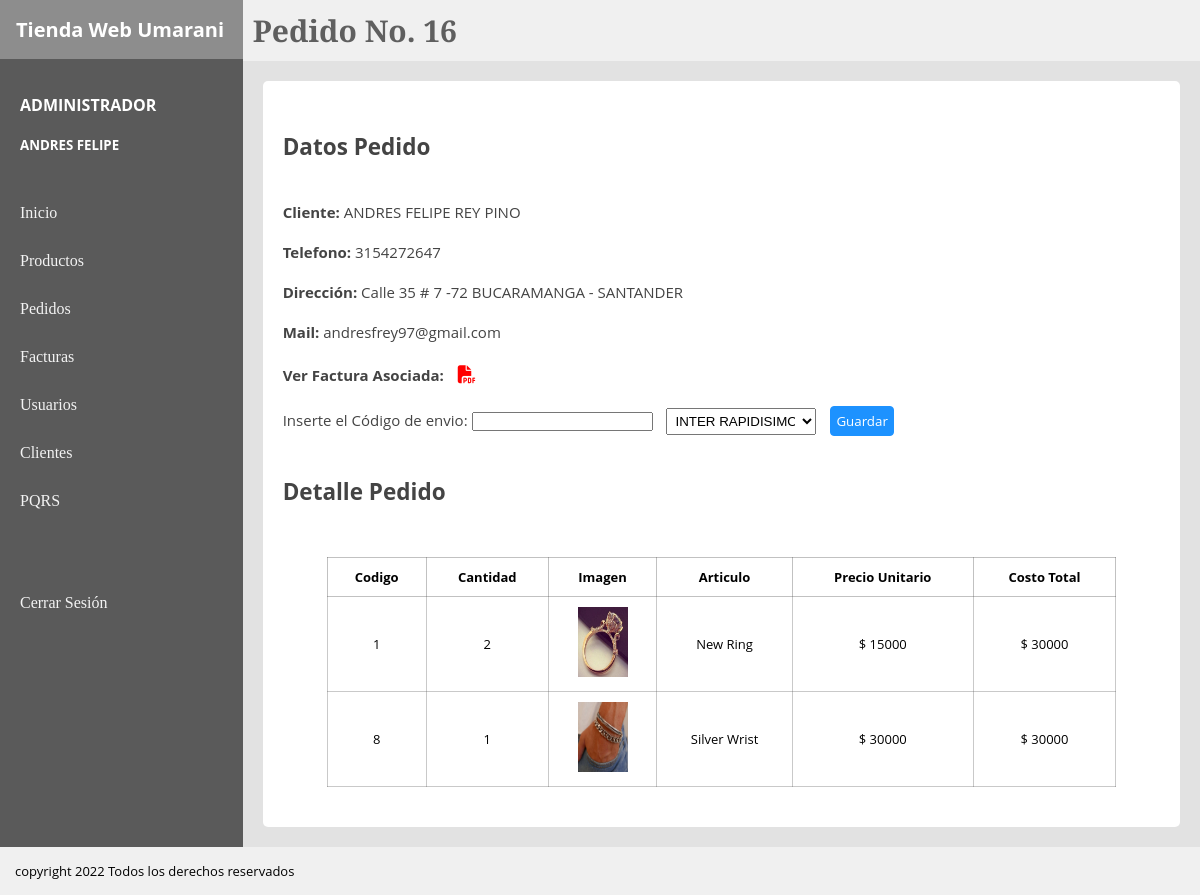
Page /Controller/mostrarDetallePedido.php?ped=16 (signed in) on the committed database.
### tables this page shows
CREATE TABLE `factura` (
  `facturaId` int(11) NOT NULL AUTO_INCREMENT,
  `facturaFecha` date NOT NULL,
  `facturaCostoTotal` int(11) NOT NULL,
  `facturaClienteDoc` varchar(50) NOT NULL,
  `factura_tipoPagoId` int(11) NOT NULL,
  `facturaClienteId` int(11) NOT NULL,
  `facturaClienteDireccion` varchar(250) NOT NULL,
  `facturaImpuestoId` int(11) NOT NULL,
  PRIMARY KEY (`facturaId`),
  KEY `fk_facturaClienteDoc` (`facturaClienteId`),
  KEY `fk_factura_tipoPagoId` (`factura_tipoPagoId`),
  KEY `impuestoId` (`facturaImpuestoId`),
  CONSTRAINT `fk_facturaClienteDoc` FOREIGN KEY (`facturaClienteId`) REFERENCES `cliente` (`clienteId`),
  CONSTRAINT `fk_factura_tipoPagoId` FOREIGN KEY (`factura_tipoPagoId`) REFERENCES `tipopago` (`tipoPagoId`)
);

CREATE TABLE `cliente` (
  `clienteId` int(11) NOT NULL AUTO_INCREMENT,
  `clienteNombre` varchar(50) NOT NULL,
  `clienteApellido` varchar(50) NOT NULL,
  `clienteTelefono` varchar(10) NOT NULL,
  `clienteEmail` varchar(150) NOT NULL,
  `clienteContraseña` varchar(10) NOT NULL,
  PRIMARY KEY (`clienteId`)
);

CREATE TABLE `productoporpedido` (
  `prodPed_artId` int(11) NOT NULL,
  `prodPed_pedidoId` int(11) NOT NULL,
  `prodPedCant` int(11) NOT NULL,
  `prodPedValorArt` int(11) NOT NULL,
  KEY `fk_prodPed_artId` (`prodPed_artId`),
  KEY `fk_prodPed_pedidoId` (`prodPed_pedidoId`),
  CONSTRAINT `fk_prodPed_artId` FOREIGN KEY (`prodPed_artId`) REFERENCES `articulo` (`artId`),
  CONSTRAINT `fk_prodPed_pedidoId` FOREIGN KEY (`prodPed_pedidoId`) REFERENCES `pedido` (`pedidoId`)
);

CREATE TABLE `articulo` (
  `artId` int(11) NOT NULL AUTO_INCREMENT,
  `artNombre` varchar(150) NOT NULL,
  `artPrecio` int(11) NOT NULL,
  `artCantidad` int(11) NOT NULL,
  `artVista` varchar(250) NOT NULL,
  `artEstado` varchar(15) NOT NULL,
  `artCategoriaId` int(11) NOT NULL,
  PRIMARY KEY (`artId`),
  KEY `fk_artCategoriaId` (`artCategoriaId`),
  CONSTRAINT `fk_artCategoriaId` FOREIGN KEY (`artCategoriaId`) REFERENCES `categoria` (`categoriaId`)
);

### View/detallePedido.php (the view, shortened to what this page needs)
<?php
    require_once('../Controller/mostrarDetallePedido.php');
?>
<!DOCTYPE html>
<html lang="en">
<head>
</head>
<body>
<link rel="stylesheet" href="../CSS/productosEstilos.css">
    <div class="padre">
        <div class="board">
            <div class="titulo">
                <h1>Tienda Web Umarani</h1>
            </div>
            <div class="usuario">
                <h4><?php echo "$_SESSION[rol] "; ?></h4>
                <h5><?php echo "$_SESSION[nombre] $_SESSION[apellido] "; ?></h5>
            </div>
            <nav class="secciones">
            <a href="">Inicio</a>
                <a href="../View/Productos.php?pagina=1">Productos</a>
                <a href="../View/pedidos.php?pagina=1">Pedidos</a>
                <a href="../view/facturas.php?pagina=1">Facturas</a>
                <?php if($_SESSION['rol'] == 'ADMINISTRADOR')  { ?>
                <a href="../View/Usuarios.php?pagina=1">Usuarios</a>
                <a href="../View/adminClientes.php?pagina=1">Clientes</a> <?php } ?>
                <a href="../View/PQRS.php?pagina=1">PQRS</a><br><br><br>
                <a href="../Controller/cerrarSesion.php">Cerrar Sesión</a>
            </nav>
        </div>
        <div class="content">
        <header class="header">
            <h1>Pedido No. <?php echo "$id" ?></h1>
        </header>
        <section class="section">
            <div class="container">
                <div class="filtros" >
                        <h1>Datos Pedido</h1><br><br>
                        <p><b>Cliente: </b>  <?php echo "$nombre $apellido" ?></p><br>
                        <p><b>Telefono: </b>   <?php echo "$telefono" ?>   </p><br>
                        <p><b>Dirección: </b>  <?php echo "$direccion" ?> </p><br>
                        <p><b>Mail: </b>  andresfrey97@gmail.com </p><br>
                        <p> <b> Ver Factura Asociada: </b><a class="cancel" href="../Controller/ImprimirFactura.php?factId=<?php echo "$id" ?>"> <i class="fas fa-file-pdf"></i></a><br> </p><br>
                        <form action="../Controller/ordenDespacho.php" method="post">
                        <label for="">Inserte el Código de envio: </label>
                        <input type="text" name="despachoId">
                        <select name="empresaId" id="">
                            <?php while($emp = mysqli_fetch_array($empresaenvio)) {  ?>
                            <option value="<?php echo "$emp[empresaId]"  ?> "> <?php echo "$emp[empresaNombre]" ?> </option>
                            <?php  }  ?>
                        </select>
                        <input class="searchButton" type="submit" value="Guardar">
                        </form><br><br>
                        <h1>Detalle Pedido</h1><br>
                </div>
                <table>
                    <tr>
                        <th>Codigo</th>
                        <th>Cantidad</th>
                        <th>Imagen</th>
                        <th>Articulo</th>
                        <th>Precio Unitario</th>
                        <th>Costo Total</th>
                    </tr>
                     <?php
                        while($detPed = mysqli_fetch_array($detallePedido)){
                     ?>
                    <tr class="información" >
                        <td> <?php echo $detPed['artId']   ?></td>
                        <td> <?php echo $detPed['prodPedCant']   ?> </td>
                        <td> <img src="<?php echo $detPed['artVista']   ?>" alt=""> </td>
                        <td> <?php echo $detPed['artNombre']   ?></td>
                        <td> <?php echo "$ " . $detPed['artPrecio']   ?></td>
                        <td> <?php echo "$ " . $detPed['artPrecio'] * $detPed['prodPedCant']  ?></td>
                        <?php
                        }
                     ?>
                </table>
            </div>
        </section>
        </div>
    </div>
    <footer class="footer">
        <p>copyright 2022 Todos los derechos reservados</p>
    </footer>
</body>
</html>

### Controller/mostrarDetallePedido.php (shortened to what this page needs)
<?php
require('../Model/M_Pedidos.php');
if(isset($_REQUEST['ped'])){
$id = $_REQUEST['ped'];
$datosPedido = mysqli_query($conexionPedido,"SELECT * FROM factura
JOIN cliente
ON clienteId = facturaClienteId
WHERE facturaId = $id")
or die("Problemas en el select" . mysqli_error($conexionPedido));
while($datped = mysqli_fetch_array($datosPedido)){
    $nombre = $datped['clienteNombre'];
    $apellido = $datped['clienteApellido'];
    $direccion = $datped['facturaClienteDireccion'];
    $telefono = $datped['clienteTelefono'];
}
$detallePedido = mysqli_query($conexionPedido,"SELECT * FROM productoporpedido
JOIN pedido
ON pedidoId = prodPed_pedidoId
JOIN articulo
ON artId = prodPed_artId
WHERE pedidoId= $id")
or die("Problemas en el select" . mysqli_error($conexionPedido));
$empresaenvio = mysqli_query($conexionPedido,"SELECT * FROM empresaenvio");
include('../View/detallePedido.php');
}
?>

### CSS/productosEstilos.css (style rules this page uses)
* { padding: 0px; margin: 0px; }
.padre { display: flex; }
.board { background: #5a5a5a; flex: 1 1 auto; height: auto; }
.titulo { background: #8d8d8d; padding: 10px; }
.titulo h1 { font-family: 'Open Sans', sans-serif; font-size: 20px; padding: 6px; color:rgb(255, 255, 255); }
.usuario { padding: 10px; margin-top: 15px; }
.usuario h4 { color: rgb(255, 255, 255); font-family: 'Open Sans', sans-serif; padding: 10px; }
.usuario h5 { color: rgb(255, 255, 255); font-family: 'Open Sans', sans-serif; padding: 10px; }
.secciones { padding: 10px; }
.secciones a { display: block; padding: 10px; color: rgb(243, 243, 243); text-decoration: none; margin-top: 10px; font-family: 'Bitter', serif; transition: 0.3s ease-in-out; }
.content { flex: 100 1 auto; }
.header { background: #f0f0f0; }
.header h1 { font-family: 'Bitter', serif; font-size: 30px; padding: 10px; color: rgb(95, 95, 95); }
.section { background: #e2e2e2; padding: 20px; min-height: 720px; }
.container { padding: 20px; border-radius: 5px; background: #ffffff; }
table { margin-left: auto; margin-right: auto; border: 1px solid rgba(95, 95, 95, 0.384); border-collapse: collapse; width: 90%; font-family: 'Open Sans', sans-serif; font-size: 13px; }
th { border: 1px solid rgba(95, 95, 95, 0.384); text-align: center; padding: 10px; }
td { border: 0.5px solid rgba(95, 95, 95, 0.336); padding: 10px; text-align: center; }
td img { width: 50px; height: 70px; }
.cancel { color: rgb(255, 0, 0); font-size: 18px; padding: 10px; }
select { width: 50px; margin: 0px 10px; padding: 4px; }
.filtros { margin: 30px 0px; font-family: 'Open Sans', sans-serif; font-size: 15px; color: #444444; }
.filtros select { width: 150px; overflow: hidden; }
.searchButton { padding: 5px; font-family: 'Open Sans', sans-serif; background: #1d92ff; color: #fff; border: 0.5px solid #1d92ff; border-radius: 4px; cursor: pointer; }
.footer { background: #f0f0f0; padding: 15px; font-family: 'Open Sans', sans-serif; font-size: 13px; }

### rows in the picture
factura: facturaClienteId.clienteNombre "ANDRES FELIPE", facturaClienteId.clienteApellido "REY PINO", facturaClienteId.clienteTelefono "3154272647", facturaClienteDireccion "Calle 35 # 7 -72 BUCARAMANGA - SANTANDER"
productoporpedido: prodPed_artId.artId "1", prodPedCant "2", prodPed_artId.artVista (picture), prodPed_artId.artNombre "New Ring", prodPed_artId.artPrecio "15000", $detPed['artPrecio'] * $detPed['prodPedCant'] "30000"
productoporpedido: prodPed_artId.artId "8", prodPedCant "1", prodPed_artId.artVista (picture), prodPed_artId.artNombre "Silver Wrist", prodPed_artId.artPrecio "30000", $detPed['artPrecio']*$detPed['prodPedCant'] "30000"

### other values in the picture
$_SESSION[rol] "ADMINISTRADOR"
$_SESSION[nombre] "ANDRES"
$_SESSION[apellido] "FELIPE"
$id "16"
form field empresaId "INTER RAPIDISIMO"
